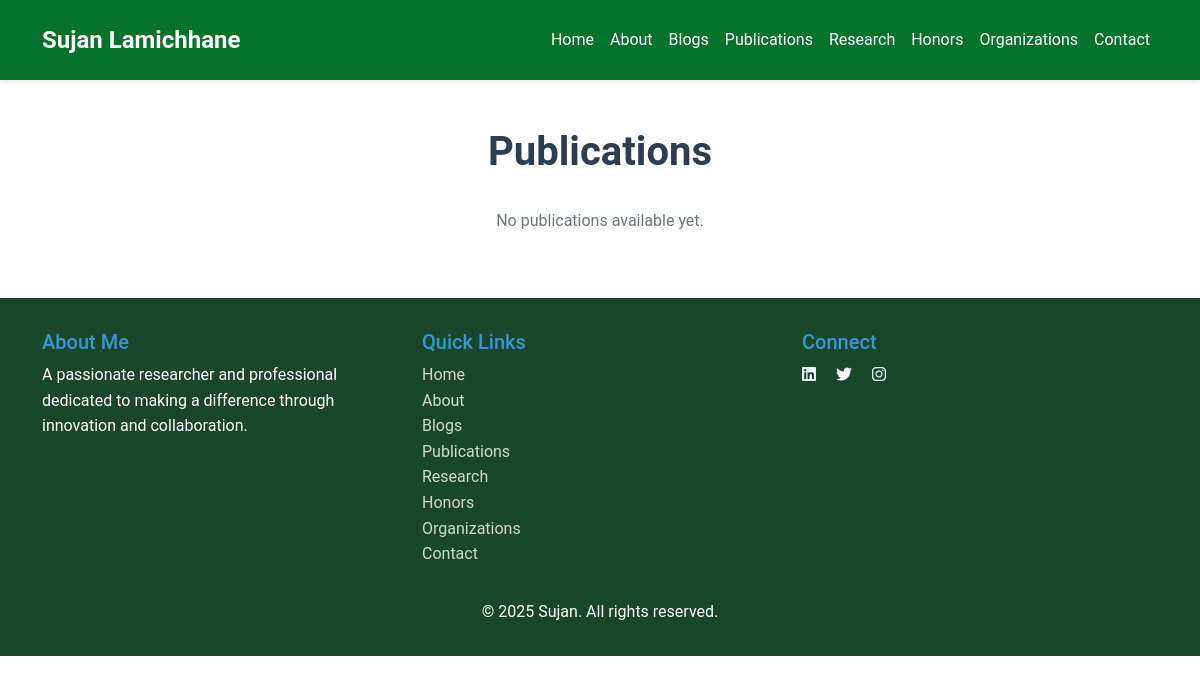
The page /publication/ on the database as committed earlier.
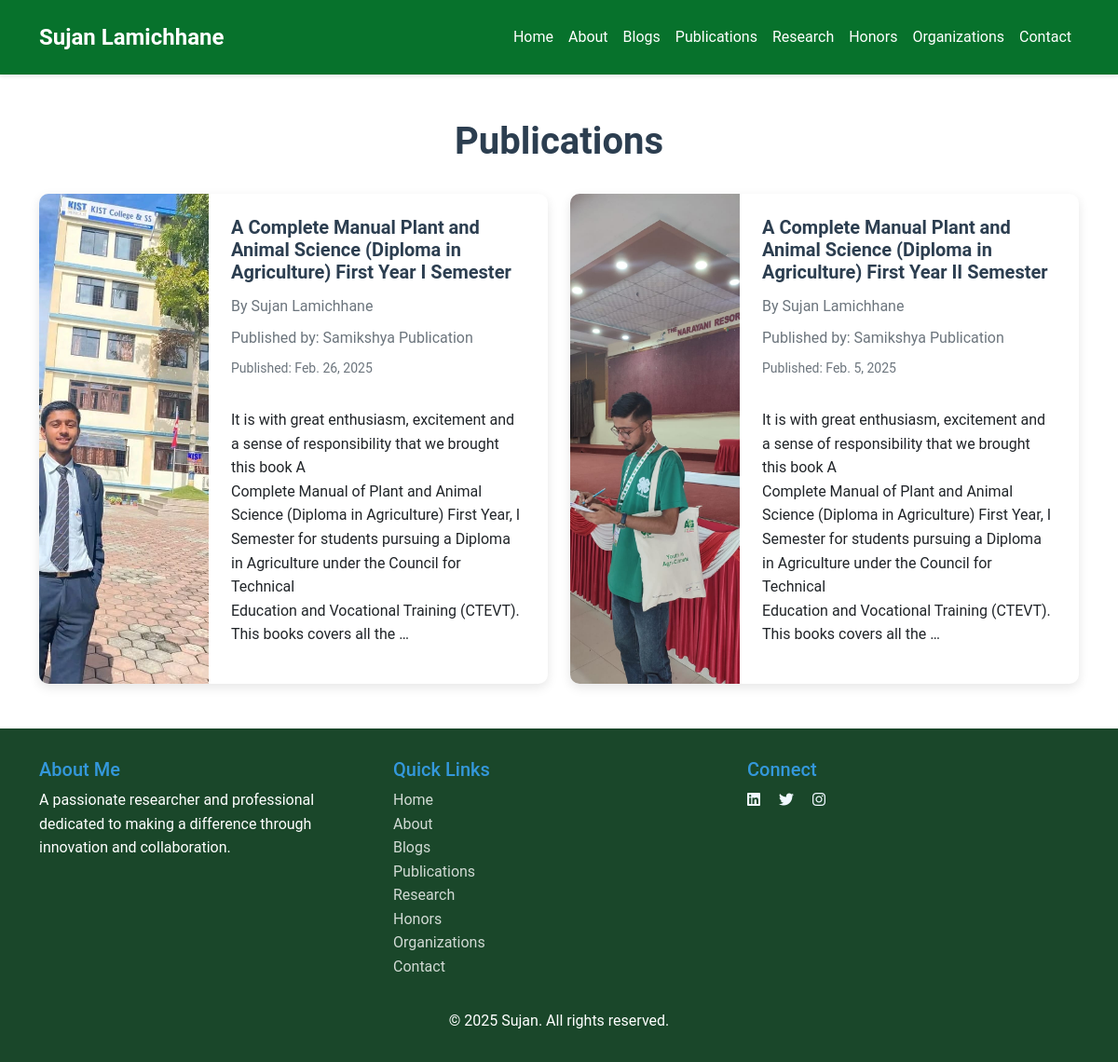
The same page on the database as committed later.
### home/models.py (models this page shows, shortened)
class Publication(models.Model):
    id = models.AutoField(primary_key=True)
    title = models.CharField(max_length=200)
    content = HTMLField()
    image = models.ImageField(upload_to='static/images/publication/', null=True, blank=True)
    publisher = models.CharField(max_length=200)
    published = models.DateField()
    created_at = models.DateTimeField(auto_now_add=True)
    updated_at = models.DateTimeField(auto_now=True)

### home/views.py (the view)
# urls.py: path('publication/', views.publication, name='publication'),
def publication(request):
    publications = Publication.objects.all()
    return render(request, 'home/publication.html', {'publications': publications})

### templates/home/publication.html (shortened to what this page needs)
{% extends 'base.html' %}
{% block content %}
<div class="container section my-5">
    <h1 class="section-title">Publications</h1>
    <div class="row g-4">
        {% for publication in publications %}
        <div class="col-md-6">
            <div class="card h-100">
                <div class="row g-0 h-100">
                    <div class="col-md-4">
                        <div class="publication-image-container h-100">
                            {% if publication.image %}
                            <img src="{{ publication.image.url }}"
                                 alt="{{ publication.book_title }}"
                                 class="img-fluid rounded-start publication-image">
                            {% else %}
                            <div class="text-center text-muted p-3">
                                <i class="fas fa-book fa-3x"></i>
                            </div>
                            {% endif %}
                        </div>
                    </div>
                    <div class="col-md-8">
                        <div class="card-body h-100">
                            <h3 class="card-title">{{ publication.title }}</h3>
                            <p class="text-muted mb-2">By Sujan Lamichhane</p>
                            <p class="text-muted mb-2">Published by: {{ publication.publisher }}</p>
                            <p class="text-muted small mb-3">Published: {{ publication.published }}</p>
                            <p class="card-text">{{ publication.content | truncatewords:50 | safe }}</p>
                        </div>
                    </div>
                </div>
            </div>
        </div>
        {% empty %}
        <div class="col-12 text-center">
            <p class="text-muted">No publications available yet.</p>
        </div>
        {% endfor %}
    </div>
</div>
{% endblock %}

Rows that differ between the two databases and show on the page:
added Publication: image (picture), title "A Complete Manual Plant and Animal Science (Diploma in Agriculture) First Year I Semester", publisher "Samikshya Publication", published "Feb. 26, 2025", content "It is with great enthusiasm, excitement and a sense of responsibility that we brought this book A Complete Manual of Plant and Animal Science (Diploma in Agriculture) First Year, I Semester for students pursuing a Diploma in Agriculture under the Council for Technical Education and Vocational Training (CTEVT). This books covers all the …"
added Publication: image (picture), title "A Complete Manual Plant and Animal Science (Diploma in Agriculture) First Year II Semester", publisher "Samikshya Publication", published "Feb. 5, 2025", content "It is with great enthusiasm, excitement and a sense of responsibility that we brought this book A Complete Manual of Plant and Animal Science (Diploma in Agriculture) First Year, I Semester for students pursuing a Diploma in Agriculture under the Council for Technical Education and Vocational Training (CTEVT). This books covers all the …"
Other text that changed with them:
text no longer shown: "No publications available yet."
